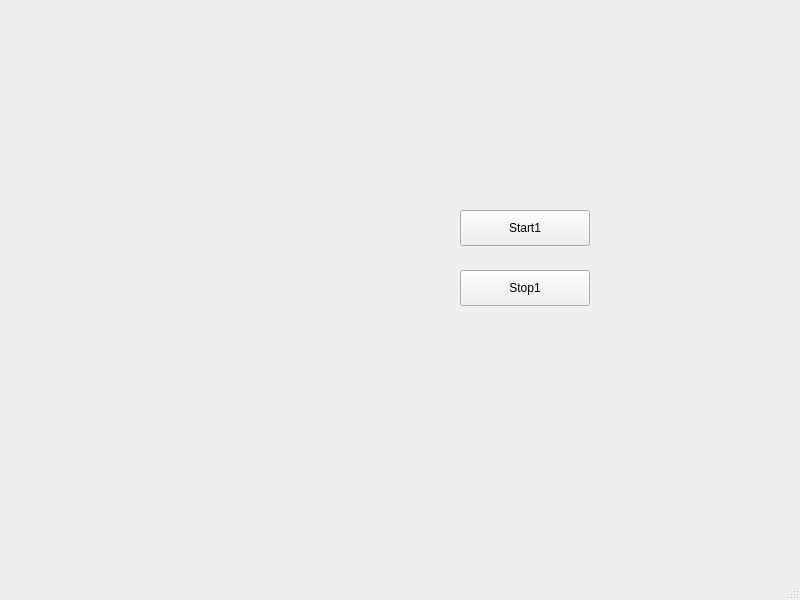
<?xml version="1.0" encoding="UTF-8"?>
<ui version="4.0">
 <class>MainWindow</class>
 <widget class="QMainWindow" name="MainWindow">
  <property name="geometry">
   <rect>
    <x>0</x>
    <y>0</y>
    <width>800</width>
    <height>600</height>
   </rect>
  </property>
  <property name="windowTitle">
   <string>MainWindow</string>
  </property>
  <widget class="QWidget" name="centralwidget">
   <widget class="QPushButton" name="pushButton">
    <property name="geometry">
     <rect>
      <x>460</x>
      <y>210</y>
      <width>130</width>
      <height>36</height>
     </rect>
    </property>
    <property name="text">
     <string>Start1</string>
    </property>
   </widget>
   <widget class="QPushButton" name="pushButton_2">
    <property name="geometry">
     <rect>
      <x>460</x>
      <y>270</y>
      <width>130</width>
      <height>36</height>
     </rect>
    </property>
    <property name="text">
     <string>Stop1</string>
    </property>
   </widget>
  </widget>
  <widget class="QMenuBar" name="menubar">
   <property name="geometry">
    <rect>
     <x>0</x>
     <y>0</y>
     <width>800</width>
     <height>30</height>
    </rect>
   </property>
  </widget>
  <widget class="QStatusBar" name="statusbar"/>
 </widget>
 <resources/>
 <connections/>
</ui>
